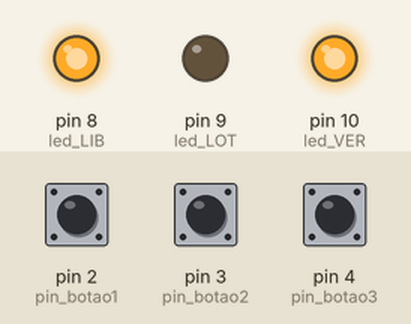
Simulated run of this sketch. Board: Arduino Uno, built with avr-gcc and run on an emulated ATmega328P. Parts: output pins drawn as LEDs (lit = HIGH). Inputs (shaded band) come from the test bench; at power-on: pin 2 (pin_botao1) LOW, pin 3 (pin_botao2) LOW, pin 4 (pin_botao3) LOW. What the sketch prints to the serial monitor is not drawn.

Above: at 1.2 s.
1.3 s: pin 2 (pin_botao1) pulled HIGH for 0.15 s
At 2.1 s:
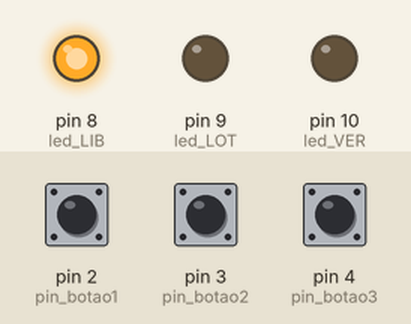
2.9 s: pin 3 (pin_botao2) pulled HIGH for 0.15 s
At 3.4 s:
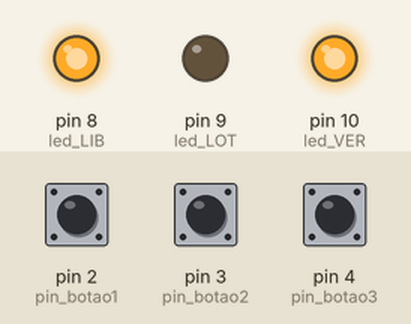
4.5 s: pin 2 (pin_botao1) pulled HIGH for 1 s
At 5.7 s:
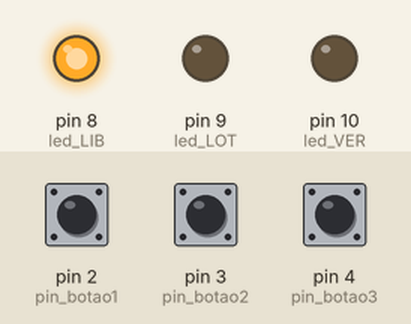
Timing chart, 0 to 7.5 s (numbered marks = the images above; inputs shaded):
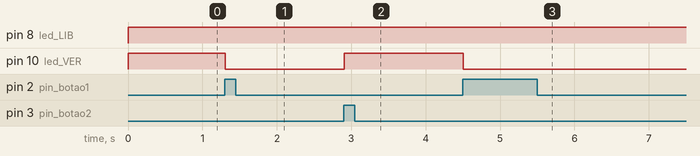

The sketch:

Exer2.ino
```cpp
///Definir os terminais com os nomes
#define led_LIB 8
#define led_LOT 9
#define led_VER 10
#define pin_botao1 2
#define pin_botao2 3
#define pin_botao3 4

//Aqui coloco o tipo da variavel (INT) e coloco o valor inicial dela como 0 (fora do "VOID SETUP" para que ele não resete toda vez que o codigo voltar para cima)
int cont = 0;
int tic1 = 0;
int tic2 = 0;

//começo a programação informando o tipo de pino INPUT(envia dados) ou OUTPUT(recebe dados)
void setup() {
  pinMode(led_LIB, OUTPUT);
  pinMode(led_LOT, OUTPUT);
  pinMode(led_VER, OUTPUT);
  pinMode(pin_botao1, INPUT);
  pinMode(pin_botao2, INPUT);
  pinMode(pin_botao3, INPUT);
  //codigo abaixo é a frequencia que o arduino trabalhara
  Serial.begin(9600);
}

void loop() {
  //aqui informo o nome da variavel e o tipo dela que sera boleana, sendo 1 ou 0 como resultado. (coloquei esses nomes por conta do enunciado da questão)
  bool SEV = digitalRead(pin_botao1); //pin_botaoA esta com o nome de "SEV"
  bool SSV = digitalRead(pin_botao2); //pin_botaoB esta com o nome de "SSV"
  bool BOT = digitalRead(pin_botao3); //pin_botaoC esta com o nome de "BOT"

  //aqui sera a mensagem que sera mostrada no MONITOR SERIAL
  Serial.println(cont);

  //Aqui quando o botão SEV for pressionado e o tic1 for igual a 0 ele ira ver se o contador chegou a 10, caso não ocorra ele ira continuar, mas se chegar ele para o contador
 if (SEV == 1 && tic1 == 0 && cont<10) {
    //apos a "verificação" ele ira acressentar "1" no CONT e no TIC1, para dizer que o botão só foi pressionado uma vez
    cont += 1;
    tic1 += 1;
  }
  //Quando o botão SEV for igual a 0 o TIC1 tambem sera ja que o botão não esta pressionado
  if (SEV == 0) {
    tic1 = 0;
  }

  //Aqui quando o botão SEV for pressionado e o tic2 for igual a 0 ele ira ver se o contador chegou a 0, caso não ocorra ele ira continuar, mas se chegar ele para o contador
  if (SSV == 1 && tic2 == 0 && cont>0) {
    //apos a "verificação" ele ira diminuir "1" no CONT e acressentar no TIC1, para dizer que o botão só foi pressionado uma vez
    cont -= 1;
    tic2 += 1;
  }

  //Quando o botão SEV for igual a 0 o TIC2 tambem sera ja que o botão não esta pressionado
  if (SSV == 0) {
    tic2 = 0;
  }

//caso o contador chegar a 10 o "led_LOT" sera acesso para informar que o estacionamento esta cheio
if (cont == 10){
  digitalWrite(led_LOT, 1);
  digitalWrite(led_LIB, 0);
}else{ //caso isso nao ocorra ele continuara normal
  digitalWrite(led_LOT, 0);
}

//caso o contador for menor a 10 o "led_LIB" sera acesso para informar que à vaga no estacionamento
if (cont < 10){
  digitalWrite(led_LIB, 1);
  digitalWrite(led_LOT, 0);
}else{ //caso isso nao ocorra ele continuara normal
  digitalWrite(led_LIB, 0);
}

//caso o contador chegar a 0 o "led_VER" sera acesso para informar para o operador verificar se esta tudo certo
if (cont == 0){
  digitalWrite(led_VER, 1);
  digitalWrite(led_LOT, 0);
}else{ //caso isso nao ocorra ele continuara normal
  digitalWrite(led_VER, 0);
}

//se o botão BOT for precisonado ele resetara as informações, voltando a contagem para 0
if (BOT == 1) {
  cont = 0;
}
}
```

Measured:
- after the input at 1.3 s, pin 10 (led_VER): HIGH → LOW at once
- after the input at 2.9 s, pin 10 (led_VER): LOW → HIGH at once
- after the input at 4.5 s, pin 10 (led_VER): HIGH → LOW at once
